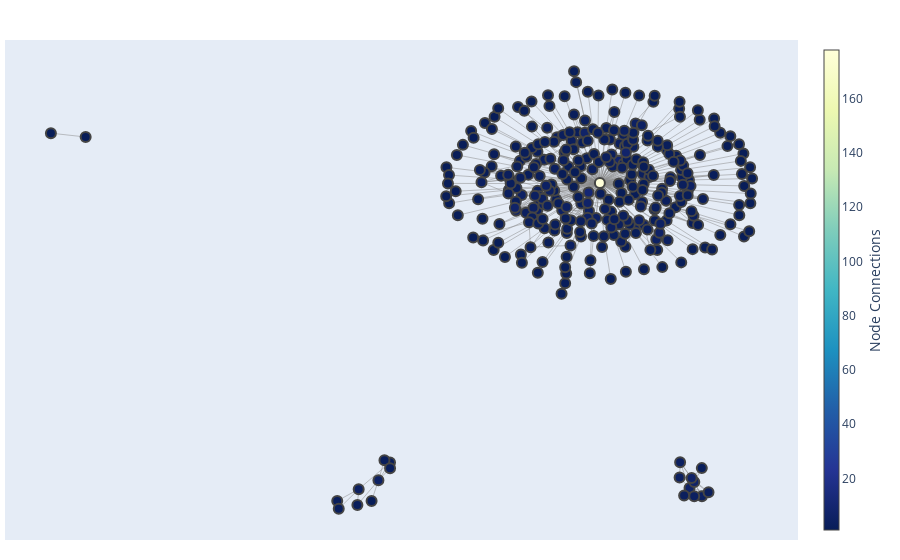

The code cell stored with this chart in its notebook:
### Code cell
import importlib

process = importlib.import_module("process")
importlib.reload(process)

test_reachable_nodes = process.get_subgrah(G, test_evidence)
test_subgraph = G.subgraph(test_reachable_nodes).copy()
G_filtered = process.filter_nodes(test_subgraph)

# get nodes from G_filtered
nodes = G_filtered.nodes(data=True)

# filter nodes with is_core = True
core_nodes = list(filter(lambda x: x[1]["is_core"], nodes))
# get node id
core_nodes = set(map(lambda x: x[0], core_nodes))
print("Number of core nodes: ", len(core_nodes))

# get subgraph with core nodes
core_subgraph = G_filtered.subgraph(core_nodes).copy()

# drop isolated nodes
core_subgraph.remove_nodes_from(list(nx.isolates(core_subgraph)))

# plot core subgraph
process.plot_graph(core_subgraph)

### Figure 1 — Plotly figure (JSON) as saved in the notebook; plotly's stock layout.template omitted (floating-point values rounded to 4 significant figures; data arrays with more than 128 entries replaced by an {"elided": "..."} marker saying what was removed)
{"data": [{"hoverinfo": "none", "line": {"color": "#888", "width": 0.5}, "mode": "lines", "type": "scatter", "x": {"elided": "1371 float values"}, "y": {"elided": "1371 float values"}}, {"hoverinfo": "text", "marker": {"color": {"elided": "324 int values"}, "colorbar": {"thickness": 15, "title": {"side": "right", "text": "Node Connections"}, "xanchor": "left"}, "colorscale": [[0, "rgb(255,255,217)"], [0.125, "rgb(237,248,177)"], [0.25, "rgb(199,233,180)"], [0.375, "rgb(127,205,187)"], [0.5, "rgb(65,182,196)"], [0.625, "rgb(29,145,192)"], [0.75, "rgb(34,94,168)"], [0.875, "rgb(37,52,148)"], [1, "rgb(8,29,88)"]], "line": {"width": 2}, "reversescale": true, "showscale": true, "size": 10}, "mode": "markers", "text": {"elided": "324 str values"}, "type": "scatter", "x": {"elided": "324 float values"}, "y": {"elided": "324 float values"}}], "layout": {"annotations": [{"showarrow": false, "text": "", "x": 0.005, "xref": "paper", "y": -0.002, "yref": "paper"}], "hovermode": "closest", "margin": {"b": 20, "l": 5, "r": 5, "t": 40}, "showlegend": false, "title": {"font": {"size": 16}, "text": ""}, "xaxis": {"showgrid": false, "showticklabels": false, "zeroline": false}, "yaxis": {"showgrid": false, "showticklabels": false, "zeroline": false}}}
